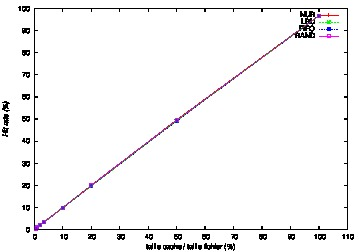

Recreate this plot in gnuplot.
set style data linespoints
set xlabel "taille cache / taille fichier (%)"
set ylabel "Hit rate (%)" font "Helvetica-Oblique"
set label "Effet de la taille du cache (test )" font "Helvetica-Bold,18" at 400,70
set encoding utf8
set terminal postscript eps color
set output "t2-cache_size-zoom-inv.eps"
plot "t2-cache_size-zoom-inv" using 1:2 t "NUR", "t2-cache_size-zoom-inv" using 1:3 t "LRU", "t2-cache_size-zoom-inv" using 1:4 t "FIFO", "t2-cache_size-zoom-inv" using 1:5 t "RAND"
